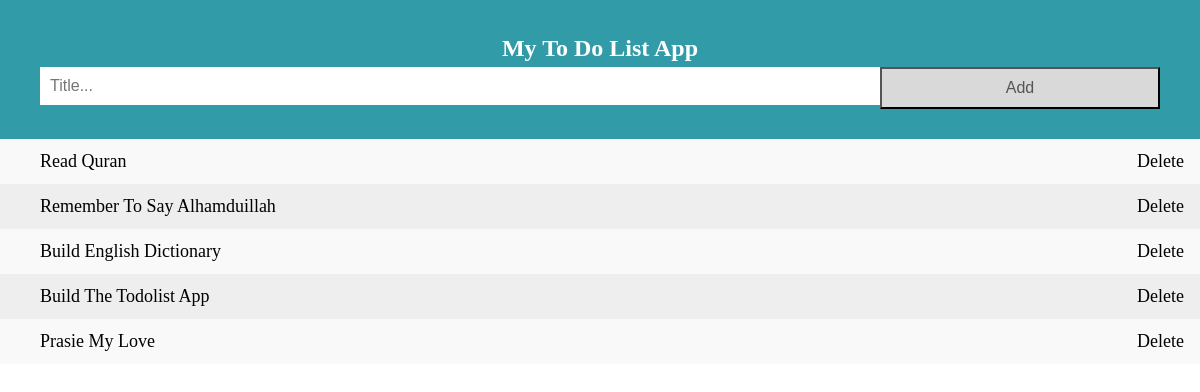
Before: / with the older database file.
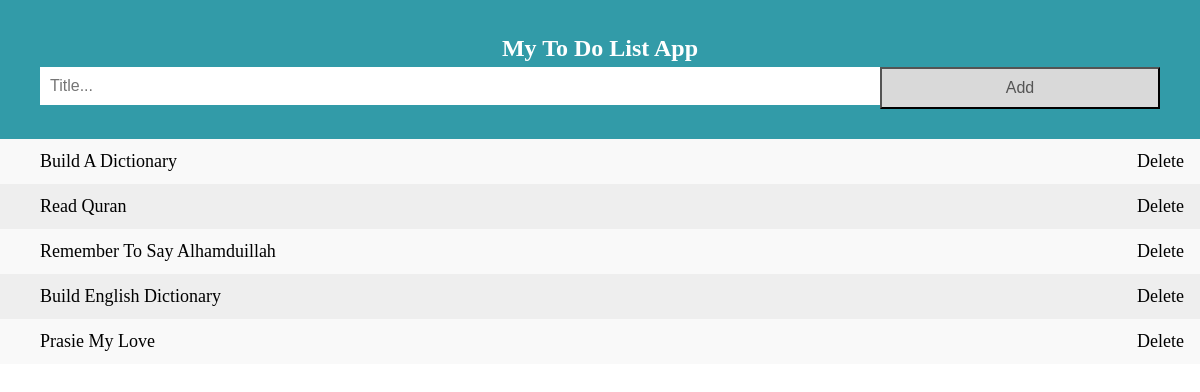
After: the same page with the newer database file.
### todo/models.py (models this page shows, shortened)
class Todo(models.Model):
    title = models.CharField(max_length=1000)

### todo/views.py (the view)
# urls.py: path('', views.index, name='index'),
def index(request):
    todo = Todo.objects.all()
    if request.method == 'POST':
        new_todo = Todo(
            title=request.POST['title']
        )
        new_todo.save()
        return redirect('/')
    return render(request, 'index.html', {'todos': todo})

### templates/index.html (shortened to what this page needs)
<!DOCTYPE html>
<html>
<head>
</head>
<body>
<div id="myDIV" class="header">
    <h2 style="margin:5px">My To Do List App</h2>
    <form action="" method="POST">
        <input type="text" name="title" id="myInput" placeholder="Title...">
        <button type="submit" class="addBtn">Add</button>
    </form>
</div>
<ul id="myUL">
    {% for todo in todos reversed %}
    <li>{{todo.title | title}} <span class="close"><a style="text-decoration: none; color: black;" href="delete/{{todo.id}}">Delete</a></span></li>
    {% endfor %}
</ul>
</body>
</html>

### templates/index.html (style rules this page uses)
body { margin: 0; min-width: 250px; }
* { box-sizing: border-box; }
ul { margin: 0; padding: 0; }
ul li { cursor: pointer; position: relative; padding: 12px 8px 12px 40px; list-style-type: none; background: #eee; font-size: 18px; transition: 0.2s; -webkit-user-select: none; -moz-user-select: none; -ms-user-select: none; user-select: none; }
ul li:nth-child(odd) { background: #f9f9f9; }
.close { position: absolute; right: 0; top: 0; padding: 12px 16px 12px 16px; }
.header { background-color: #329ba8; padding: 30px 40px; color: white; text-align: center; }
.header:after { content: ""; display: table; clear: both; }
input { margin: 0; border: none; border-radius: 0; width: 75%; padding: 10px; float: left; font-size: 16px; }
.addBtn { padding: 10px; width: 25%; background: #d9d9d9; color: #555; float: left; text-align: center; font-size: 16px; cursor: pointer; transition: 0.3s; border-radius: 0; }

Changed rows visible on the page:
removed Todo: title "Build The Todolist App"
added Todo: title "Build A Dictionary"
